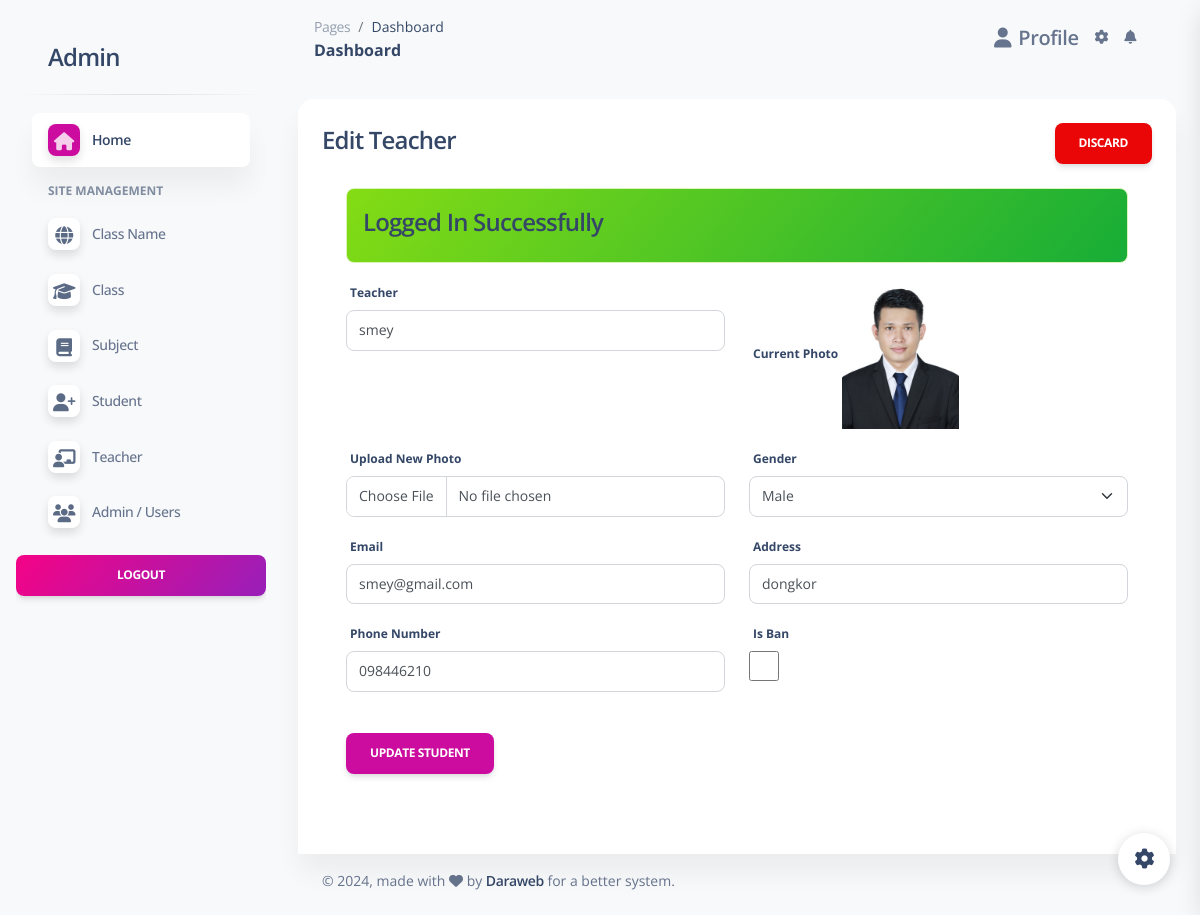
The app's page /php-admin-panel/admin/teacher-edit.php?id=1 (signed in) with its own data.
### tables this page shows
CREATE TABLE `teacher` (
  `id` int(11) NOT NULL,
  `users_id` int(11) DEFAULT NULL,
  `name` varchar(100) NOT NULL,
  `sex` varchar(11) NOT NULL,
  `email` varchar(100) NOT NULL,
  `password` varchar(100) NOT NULL,
  `photo` varchar(255) DEFAULT NULL,
  `phone` varchar(20) DEFAULT NULL,
  `address` varchar(255) DEFAULT NULL,
  `role` varchar(100) NOT NULL,
  `is_ban` tinyint(1) NOT NULL DEFAULT 0
);

CREATE TABLE `users` (
  `id` int(11) NOT NULL,
  `name` varchar(100) NOT NULL,
  `sex` varchar(11) NOT NULL,
  `email` varchar(100) NOT NULL,
  `password` varchar(100) NOT NULL,
  `photo` varchar(255) DEFAULT NULL,
  `phone` varchar(20) DEFAULT NULL,
  `address` varchar(255) DEFAULT NULL,
  `role` varchar(100) NOT NULL COMMENT 'admin,teacher,student',
  `is_ban` tinyint(1) NOT NULL DEFAULT 0 COMMENT '0=unban,1=ban',
  `create_at` date DEFAULT current_timestamp()
);

### php-admin-panel/admin/teacher-edit.php (the view, shortened to what this page needs)
<?php include('includes/header.php'); ?>
<div class="row">
    <div class="col-md-12">
        <div class="card">
            <div class="card-header">
                <h4>
                    Edit Teacher
                    <a href="teacher.php" class="btn btn-danger float-end">Discard</a>
                </h4>
                <div class="card-body">
                <?= alertMessage(); ?>
                    <form action="teacher-code.php" method="POST" enctype="multipart/form-data">
                    <?php
                    $user =  getTeacherById(getParam('id') );
                    if($user['status']==200)
                    {
                        ?>
                         <div class="row">
                        <div class="col-md-6">
                                <div class="mb-3">
                                    <label>Teacher </label>
                                    <input type="text" name="name" value="<?=$user['data']['name'];?>" required class="form-control">
                                </div>
                            </div>
                            <div class="col-md-6">
                                    <div class="mb-3">
                                        <label>Current Photo</label>
                                        <?php
                                        if (!empty($user['data']['photo'])) {
                                            echo "<img src='" . $user['data']['photo'] . "' style='max-width: 150px; max-height: 150px;' alt='Current Photo'>";
                                        } else {
                                            echo "No photo available";
                                        }
                                        ?>
                                    </div>
                                </div>
                                <div class="col-6" >
                                <div class="mb-3">
                                        <label>Upload New Photo</label>
                                        <input type="file" name="photo" accept="image/*" class="form-control">
                                    </div>
                                </div>
                            <div class="col-md-6">
                                <div class="mb-3">
                                    <label>Gender</label>
                                    <select name="sex"required class="form-select">
                                        <option value="male">Male</option>
                                    </select>
                                </div>
                            </div>
                        <div class="col-md-6">
                                <div class="mb-3">
                                    <label>Email</label>
                                    <input type="email" name="email" value="<?=$user['data']['email'];?>" required class="form-control">
                                </div>
                            </div>
                            <div class="col-md-6">
                                <div class="mb-3">
                                    <label>Address</label>
                                    <input type="text" name="address" value="<?=$user['data']['address'];?>" required class="form-control">
                                </div>
                            </div>
                            <div class="col-md-6">
                                <div class="mb-3">
                                    <label>Phone Number</label>
                                    <input type="text" name="phone" value="<?=$user['data']['phone'];?>" required class="form-control">
                                </div>
                            </div>
                            <div class="col-md-3">
                                <div class="mb-3">
                                    <label>Is Ban</label>
                                    <br>
                                    <input type="checkbox" name="is_ban"<?=$user['data']['is_ban']==true? 'checked':'';?> style="width:30px;height:30px" />
                                </div>
                            </div>
                            <div class="col-md-6">
                                <div class="mb-3 ">
                                    <br/>
                                    <button type="submit" name="updateUser" class="btn btn-primary">Update Student</button>
                                </div>
                            </div>
                        </div>
                        <?php
                    }
                    else{
                        echo'<h5>'.$user['message'].'</h5>';
                    }
                    ?>
                    </form>
                </div>
            </div>
        </div>
    </div>
</div>
<?php include('includes/footer.php'); ?>

### records on screen
teacher: name "smey", photo (picture), email "smey@gmail.com", address "dongkor", phone "098446210"

### other values on screen
$_SESSION['status'] "Logged In Successfully"
